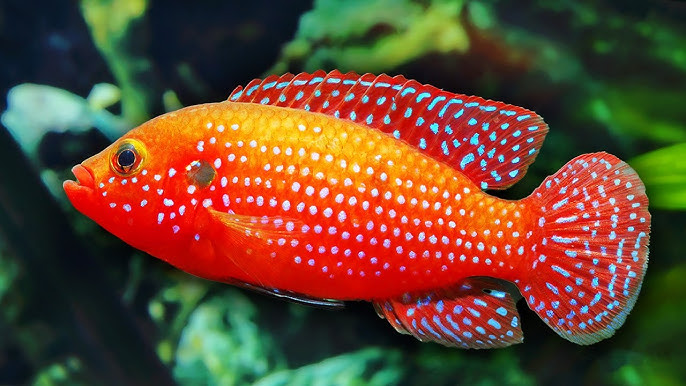
#> input picture Media Files ( Images to test and check )/image.jpg, 686 x 386 px, found by its file name
$ jupyter execute 'Image Handling.ipynb'
#> lines starting #> are read from the running program, lines starting #| are printed output that depends on the picture
[cell 1]
import cv2

image = cv2.imread("C:/Users/Sgags/Downloads/image.jpg")
#> image is the input picture: shape (386, 686, 3); mean B, G, R 48.1, 71.8, 104.5

cv2.imshow("Fish", image)

cv2.waitKey(0)

cv2.destroyAllWindows()

[cell 2]
import cv2

image = cv2.imread("C:/Users/Sgags/Downloads/image.jpg",cv2.IMREAD_GRAYSCALE)
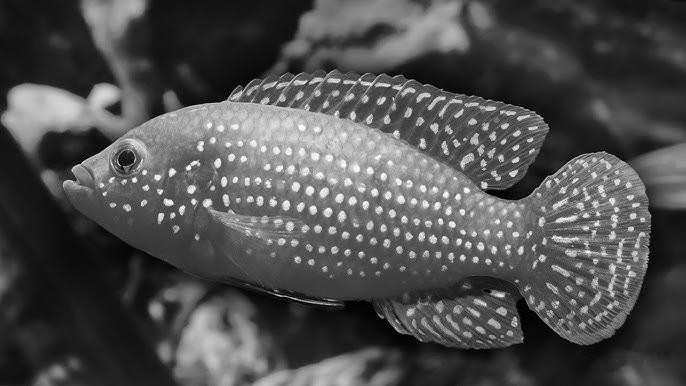
#> image: shape (386, 686); min 0, max 255, mean 78.9

cv2.imshow("Image", image)

cv2.waitKey(0)
cv2.destroyAllWindows()

[cell 3]
import cv2
image = cv2.imread("C:/Users/Sgags/Downloads/image_bg.png",cv2.IMREAD_UNCHANGED)
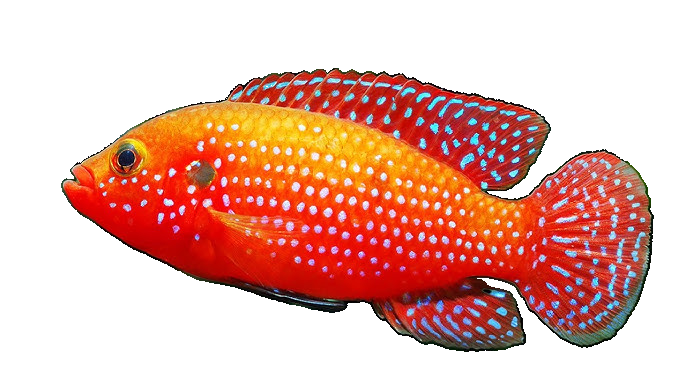
#> input picture Media Files ( Images to test and check )/image_bg.png, 686 x 386 px, found by its file name
#> image is the input picture: shape (386, 686, 4); mean B, G, R, A 168.3, 180, 229.8, 105.4

cv2.imshow("Image", image)

cv2.waitKey(0)
cv2.destroyAllWindows()
